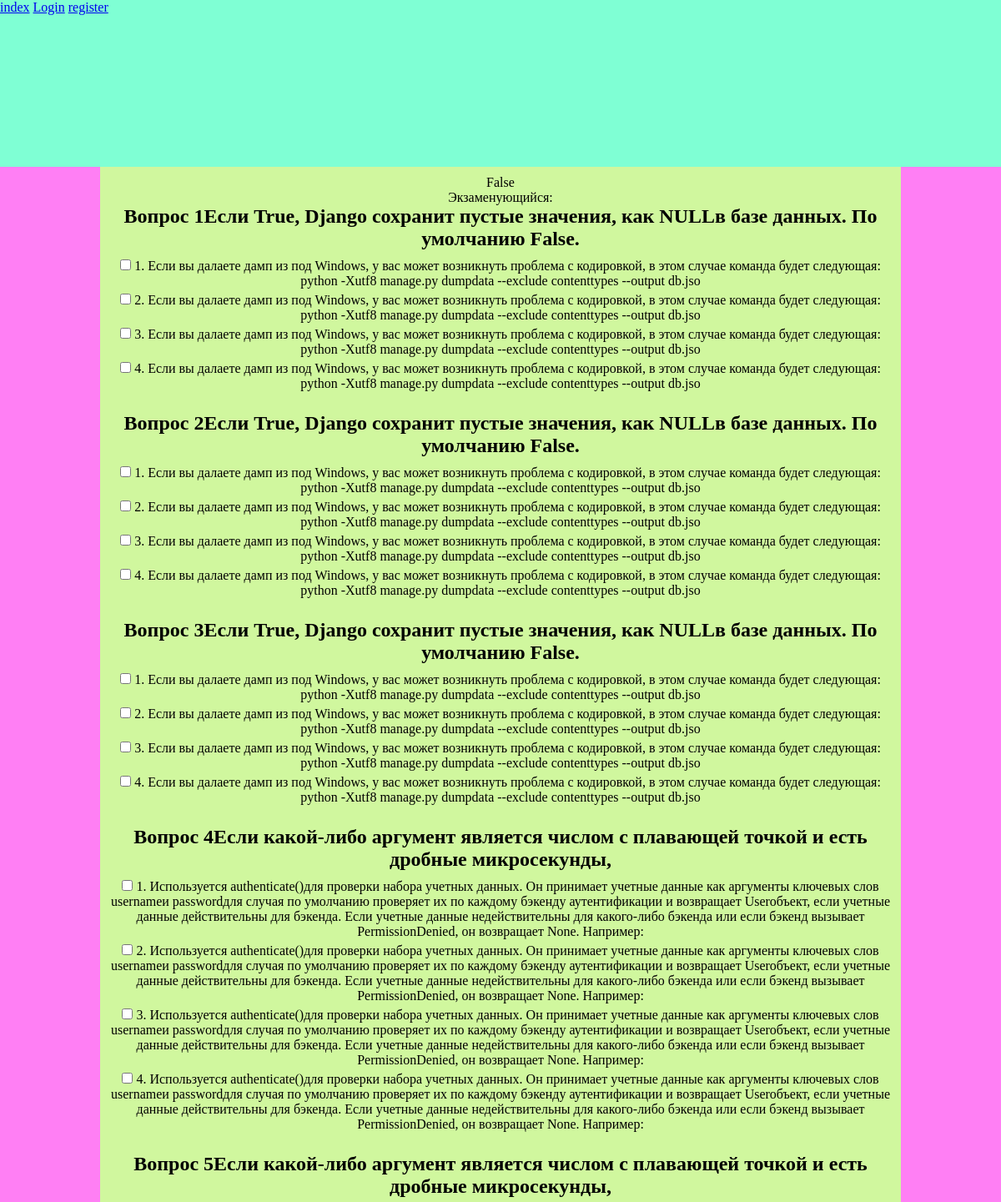
Screenshot of /testing/ (upper part) with the database file from the repository.
### plumber/models.py (models this page shows)
class Questions(models.Model):
    name=models.CharField(max_length=255)
    text=models.TextField()

class Answers(models.Model):
    num=models.IntegerField()
    answer=models.TextField()
    active=models.BooleanField()
    ques=models.ForeignKey(Questions, on_delete=models.CASCADE)

### plumber/views.py (the view)
# urls.py: path('testing/', views.testing, name='testing'),
def testing(request):
    que=Questions.objects.all()
    ans=Answers.objects.all()
    context={
        'que':que,
        'ans':ans,
    }
    return render(request, "plumber/testing.html", context)

### plumber/templates/plumber/testing.html (shortened to what this page needs)
{% extends "base.html" %}
{% block sideright %}
{{request.user.is_authenticated}}
    <p>Экзаменующийся: {{request.user.username}}</p>
    {% for i in que %}
        <h2 style="margin-bottom:10px">{{i.name}}{{i.text}}</h2>
    <form action="{%url 'plumber:answer'%}"method='get'>
    {% for q in ans %}
        {%if q.ques.name == i.name%}
                {%if q.active%}
                    <p style="margin-bottom:5px"><input type="checkbox"id='rad1'name='{{i.name}} Ответ-{{q.num}}'value="Верно">
                    {{q.num}}. {{q.answer}}</p>
                {%else%}
                    <p style="margin-bottom:5px"><input type="checkbox"id='rad1'name='{{i.name}} Ответ-{{q.num}}'value="Не верно">
                    {{q.num}}. {{q.answer}}</p>
                {%endif%}
        {%endif%}
    {%endfor%}
    <div class=""style="height:20px"></div>
    {%endfor%}
    </form>
{% endblock %}

### templates/base.html (shortened to what this page needs)
{% load static %}
<!DOCTYPE html>
<html lang="en">
<head>
    <link rel="stylesheet" href="{% static './css/style.css' %}">
</head>
<body>
    <div class="header">
        <a href="{% url 'plumber:index' %}">index</a>
        {% if user.is_authenticated %}
            <a href="{% url 'users:logout_user' %}">ВЫход(Logout)</a>
            <a href="{% url 'users:profile' %}">Profile</a>
        {% else %}
            <a href="{% url 'users:login_user' %}">Login</a>
            <a href="{% url 'users:register' %}">register</a>
        {% endif %}
        {% block header %}{% endblock %}</div>
    <div class="sidebar">
        <div class="sideright">{% block sideright %}{% endblock %}</div>
    </div>
</body>
</html>

### plumber/static/css/style.css (style rules this page uses)
* { margin: 0; padding: 0; }
.header { width: 100%; height: 200px; background-color: aquamarine; }
.sidebar { display: flex; flex-direction: row; justify-content: center; background-color: rgb(255, 127, 244); }
.sideright { width: 80%; min-height: 2000px; background-color: rgb(208, 247, 158); text-align: center; padding-top: 10px; padding-bottom: 10px; }

### rows the page displays
Questions: name "Вопрос 1", text "Если True, Django сохранит пустые значения, как NULLв базе данных. По умолчанию False."
Answers: num "1", answer "Если вы далаете дамп из под Windows, у вас может возникнуть проблема с кодировкой, в этом случае команда будет следующая: python -Xutf8 manage.py dumpdata --exclude contenttypes --output db.jso"
Answers: num "2", answer "Если вы далаете дамп из под Windows, у вас может возникнуть проблема с кодировкой, в этом случае команда будет следующая: python -Xutf8 manage.py dumpdata --exclude contenttypes --output db.jso"
Answers: num "3", answer "Если вы далаете дамп из под Windows, у вас может возникнуть проблема с кодировкой, в этом случае команда будет следующая: python -Xutf8 manage.py dumpdata --exclude contenttypes --output db.jso"
Answers: num "4", answer "Если вы далаете дамп из под Windows, у вас может возникнуть проблема с кодировкой, в этом случае команда будет следующая: python -Xutf8 manage.py dumpdata --exclude contenttypes --output db.jso"
Questions: name "Вопрос 2", text "Если True, Django сохранит пустые значения, как NULLв базе данных. По умолчанию False."
Answers: num "1", answer "Если вы далаете дамп из под Windows, у вас может возникнуть проблема с кодировкой, в этом случае команда будет следующая: python -Xutf8 manage.py dumpdata --exclude contenttypes --output db.jso"
Answers: num "2", answer "Если вы далаете дамп из под Windows, у вас может возникнуть проблема с кодировкой, в этом случае команда будет следующая: python -Xutf8 manage.py dumpdata --exclude contenttypes --output db.jso"
Answers: num "3", answer "Если вы далаете дамп из под Windows, у вас может возникнуть проблема с кодировкой, в этом случае команда будет следующая: python -Xutf8 manage.py dumpdata --exclude contenttypes --output db.jso"
Answers: num "4", answer "Если вы далаете дамп из под Windows, у вас может возникнуть проблема с кодировкой, в этом случае команда будет следующая: python -Xutf8 manage.py dumpdata --exclude contenttypes --output db.jso"
Questions: name "Вопрос 3", text "Если True, Django сохранит пустые значения, как NULLв базе данных. По умолчанию False."
Answers: num "1", answer "Если вы далаете дамп из под Windows, у вас может возникнуть проблема с кодировкой, в этом случае команда будет следующая: python -Xutf8 manage.py dumpdata --exclude contenttypes --output db.jso"
Answers: num "2", answer "Если вы далаете дамп из под Windows, у вас может возникнуть проблема с кодировкой, в этом случае команда будет следующая: python -Xutf8 manage.py dumpdata --exclude contenttypes --output db.jso"
Answers: num "3", answer "Если вы далаете дамп из под Windows, у вас может возникнуть проблема с кодировкой, в этом случае команда будет следующая: python -Xutf8 manage.py dumpdata --exclude contenttypes --output db.jso"
Answers: num "4", answer "Если вы далаете дамп из под Windows, у вас может возникнуть проблема с кодировкой, в этом случае команда будет следующая: python -Xutf8 manage.py dumpdata --exclude contenttypes --output db.jso"
Questions: name "Вопрос 4", text "Если какой-либо аргумент является числом с плавающей точкой и есть дробные микросекунды,"
Answers: num "1", answer "Используется authenticate()для проверки набора учетных данных. Он принимает учетные данные как аргументы ключевых слов usernameи passwordдля случая по умолчанию проверяет их по каждому бэкенду аутентификации и возвращает Userобъект, если учетные данные действительны для бэкенда. Если учетные данные недействительны для какого-либо бэкенда или если бэкенд вызывает PermissionDenied, он возвращает None. Например:"
Answers: num "2", answer "Используется authenticate()для проверки набора учетных данных. Он принимает учетные данные как аргументы ключевых слов usernameи passwordдля случая по умолчанию проверяет их по каждому бэкенду аутентификации и возвращает Userобъект, если учетные данные действительны для бэкенда. Если учетные данные недействительны для какого-либо бэкенда или если бэкенд вызывает PermissionDenied, он возвращает None. Например:"
Answers: num "3", answer "Используется authenticate()для проверки набора учетных данных. Он принимает учетные данные как аргументы ключевых слов usernameи passwordдля случая по умолчанию проверяет их по каждому бэкенду аутентификации и возвращает Userобъект, если учетные данные действительны для бэкенда. Если учетные данные недействительны для какого-либо бэкенда или если бэкенд вызывает PermissionDenied, он возвращает None. Например:"
Answers: num "4", answer "Используется authenticate()для проверки набора учетных данных. Он принимает учетные данные как аргументы ключевых слов usernameи passwordдля случая по умолчанию проверяет их по каждому бэкенду аутентификации и возвращает Userобъект, если учетные данные действительны для бэкенда. Если учетные данные недействительны для какого-либо бэкенда или если бэкенд вызывает PermissionDenied, он возвращает None. Например:"
Questions: name "Вопрос 5", text "Если какой-либо аргумент является числом с плавающей точкой и есть дробные микросекунды,"

### other values shown
{{ request.user.is_authenticated }} "False"
